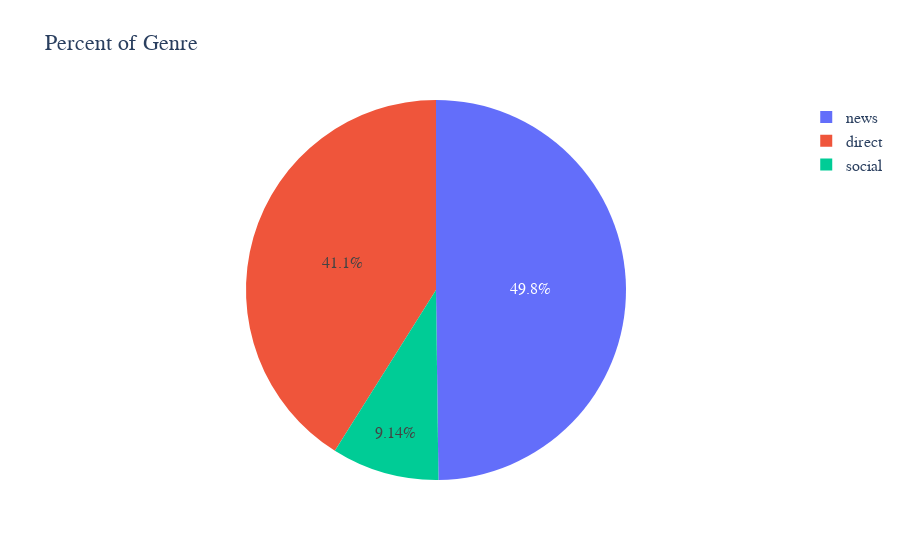

Here is the notebook cell this chart was saved with:
### Code cell
fig = px.pie(
    genre_counts, 
    names='genre', 
    values='message',
    title="Percent of Genre"
)
fig.update_layout(
    autosize=True,
    font_family="Times New Roman",
    font_size=16
)

### Figure 1 — Plotly figure (JSON) as saved in the notebook; plotly's stock layout.template omitted (floating-point values rounded to 4 significant figures)
{"data": [{"domain": {"x": [0, 1], "y": [0, 1]}, "hovertemplate": "genre=%{label}<br>message=%{value}<extra></extra>", "labels": ["direct", "news", "social"], "legendgroup": "", "name": "", "showlegend": true, "type": "pie", "values": [10766, 13054, 2396]}], "layout": {"autosize": true, "font": {"family": "Times New Roman", "size": 16}, "legend": {"tracegroupgap": 0}, "title": {"text": "Percent of Genre"}}}
